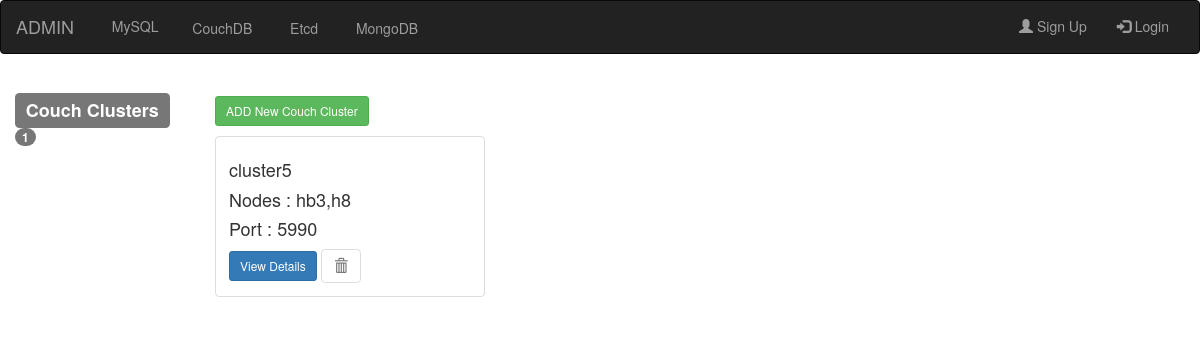
Page /couchdb/ on the earlier database version.
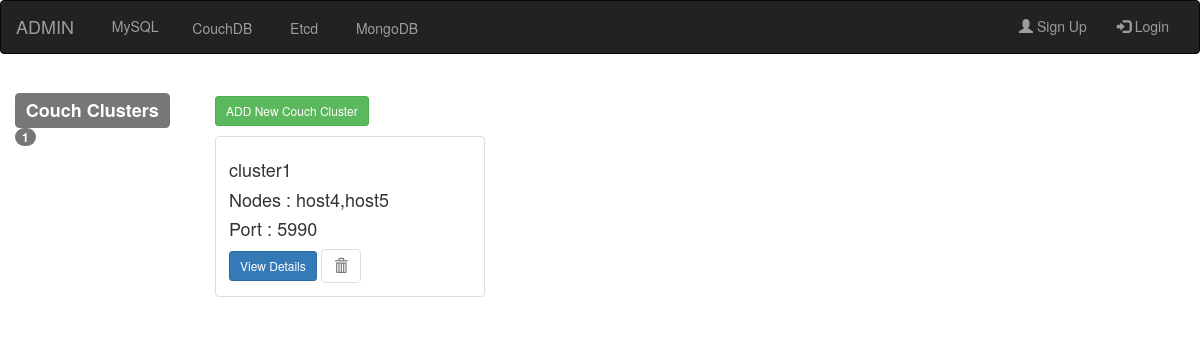
Same page on the later database version.
### couchdb/models.py (models this page shows, shortened)
class CouchCluster(models.Model):
    name = models.CharField(max_length=250)
    numofnodes = models.CharField(max_length=500)
    ips = models.CharField(max_length=100)
    names = models.CharField(max_length=100,default="")
    haport = models.IntegerField(default=0)

### couchdb/views.py (the view)
def couchdbclusterlist(request):
    clusterslist = CouchCluster.objects.all()
    return render(request, 'couchdb/couchclusterlist.html', {'clusterslist': clusterslist})

### templates/couchdb/couchclusterlist.html (shortened to what this page needs)
{% extends 'base.html' %}
{% block body %}
    <div class="albums-container container-fluid">
    <div class="row">
        <div class="col-sm-2">
            <h3><span class="label label-default">Couch Clusters</span> <span class="badge">{{ clusterslist|length }}</span></h3>
        </div>
        <div class="col-sm-9">
            <h3><a href="{% url 'couchdb:create_couchdbcluster'   %}" class="btn btn-success btn-sm" role="button">ADD New Couch Cluster</a></h3>
        </div>
        {% if clusterslist %}
            {% for couchcluster in clusterslist %}
                <div class="col-sm-5 col-lg-3">
                    <div class="thumbnail">
                        <div class="caption">
                            <h4>{{ couchcluster.name }}</h4>
                            <h4>Nodes : {{ couchcluster.names }}</h4>
                            <h4>Port : {{ couchcluster.haport }}</h4>
                            <a href="{% url 'couchdb:couchdbcluster_detail'  couchcluster.id %}" class="btn btn-primary btn-sm" role="button">View Details</a>
                            <form action="#" method="post" style="display: inline;">
                                <button type="submit" class="btn btn-default disabled">
                                    <span class="glyphicon glyphicon-trash"></span>
                                </button>
                            </form>
                        </div>
                    </div>
                </div>
            {% endfor %}
        {% endif %}
    </div>
    </div>
{% endblock %}

Differences in the rows shown:
changed CouchCluster: name "cluster5" → "cluster1"; names "hb3,h8" → "host4,host5"
